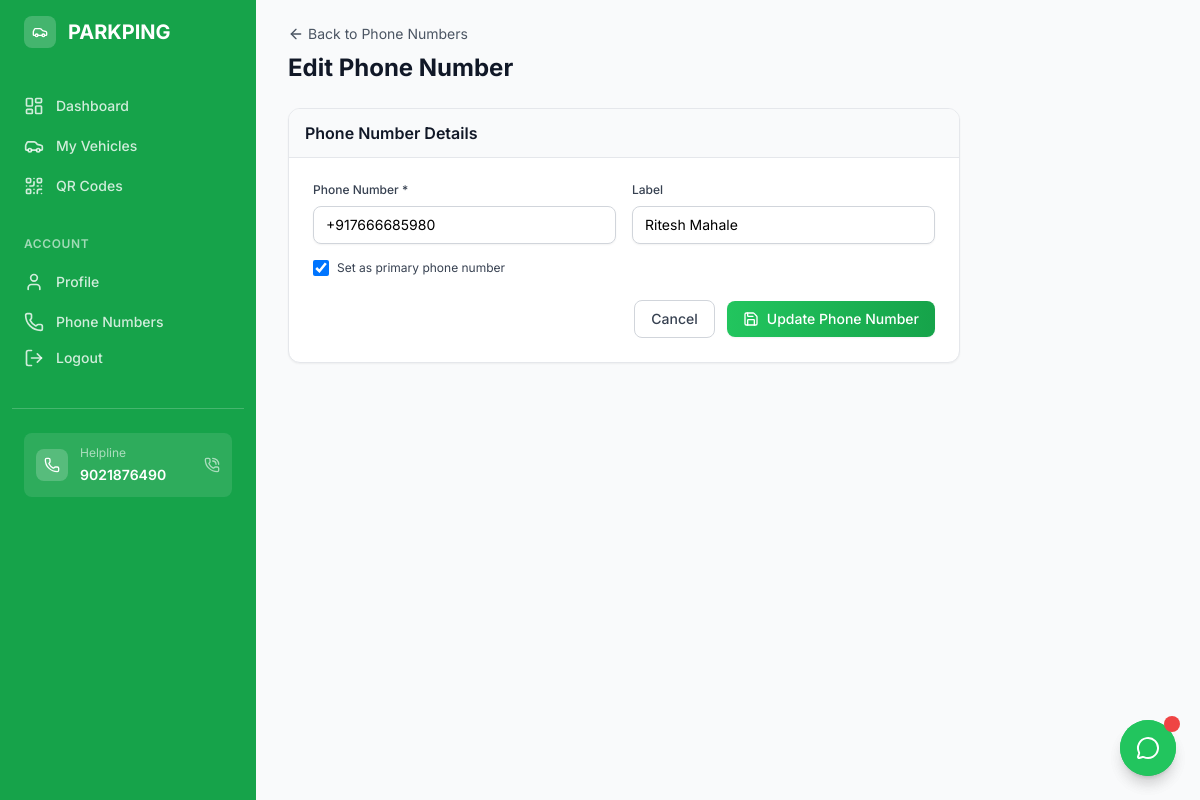
The page /accounts/phone-numbers/2/edit/ (signed in) on the database its author committed.
### accounts/models.py (models this page shows, shortened)
class UserPhoneNumber(models.Model):
    user = models.ForeignKey(
        CustomUser,
        on_delete=models.CASCADE,
        related_name='phone_numbers'
    )
    phone_number = models.CharField(
        max_length=17,
        validators=[CustomUser.phone_regex]
    )
    is_primary = models.BooleanField(default=False)
    is_verified = models.BooleanField(default=False)
    label = models.CharField(max_length=50, blank=True, help_text="e.g., Work, Home, Mobile")
    created_at = models.DateTimeField(auto_now_add=True)
    class Meta:
        unique_together = ['user', 'phone_number']
        ordering = ['-is_primary', '-created_at']

### accounts/views.py (the view)
# urls.py: path('phone-numbers/<int:pk>/edit/', views.edit_phone_number, name='edit_phone_number'),
@login_required
def edit_phone_number(request, pk):
    phone_number = get_object_or_404(UserPhoneNumber, pk=pk, user=request.user)
    if request.method == 'POST':
        form = UserPhoneNumberForm(request.POST, instance=phone_number, user=request.user)
        if form.is_valid():
            form.save()
            messages.success(request, 'Phone number updated successfully!')
            return redirect('accounts:phone_numbers')
    else:
        form = UserPhoneNumberForm(instance=phone_number, user=request.user)
    context = {
        'form': form,
        'phone_number': phone_number,
    }
    return render(request, 'accounts/edit_phone_number.html', context)

### accounts/forms.py (shortened to what this page needs)
class UserPhoneNumberForm(forms.ModelForm):
    class Meta:
        model = UserPhoneNumber
        fields = ['phone_number', 'label', 'is_primary']
        widgets = {
            'phone_number': forms.TextInput(attrs={'placeholder': '+1234567890'}),
            'label': forms.TextInput(attrs={'placeholder': 'e.g., Work, Home, Mobile'}),
        }
    def __init__(self, *args, **kwargs):
        self.user = kwargs.pop('user', None)
        super().__init__(*args, **kwargs)
        if self.user:
            existing_numbers = UserPhoneNumber.objects.filter(user=self.user)
            if existing_numbers.count() <= 1:
                self.fields['is_primary'].widget.attrs['disabled'] = True
                self.fields['is_primary'].help_text = "Cannot remove primary status from the only phone number"

### templates/accounts/edit_phone_number.html (shortened to what this page needs)
{% extends 'base.html' %}
{% load static %}
{% block content %}
  <div class="mb-6">
    <div class="flex items-center space-x-3">
      <a href="{% url 'accounts:phone_numbers' %}" class="inline-flex items-center text-sm text-gray-600 hover:text-gray-900 transition-colors">
        <i data-lucide="arrow-left" class="w-4 h-4 mr-1"></i>
        Back to Phone Numbers
      </a>
    </div>
    <div class="mt-2">
      <h1 class="text-2xl font-bold text-gray-900">Edit Phone Number</h1>
    </div>
  </div>
  <div class="max-w-2xl">
    <div class="bg-white shadow-sm rounded-xl border border-gray-200 overflow-hidden">
      <div class="px-4 py-3 border-b border-gray-200 bg-gray-50">
        <h3 class="text-base font-semibold text-gray-900">Phone Number Details</h3>
      </div>
      <div class="p-6">
        <form method="post">
          <div class="grid grid-cols-1 gap-4 sm:grid-cols-2 mb-4">
            <div>
              <label for="phone_number" class="block text-xs font-medium text-gray-700 mb-2">Phone Number *</label>
              <input type="tel" name="phone_number" id="phone_number" value="{{ phone_number.phone_number }}" required
                class="w-full px-3 py-2 border border-gray-300 rounded-lg shadow-sm focus:outline-none focus:ring-green-500 focus:border-green-500 text-sm"
                placeholder="+1234567890">
            </div>
            <div>
              <label for="label" class="block text-xs font-medium text-gray-700 mb-2">Label</label>
              <input type="text" name="label" id="label" value="{{ phone_number.label }}"
                class="w-full px-3 py-2 border border-gray-300 rounded-lg shadow-sm focus:outline-none focus:ring-green-500 focus:border-green-500 text-sm"
                placeholder="e.g., Work, Home, Mobile">
            </div>
          </div>
          <div class="flex items-center mb-6">
            <input type="checkbox" name="is_primary" id="is_primary" {% if phone_number.is_primary %}checked{% endif %}
              class="h-4 w-4 text-green-600 focus:ring-green-500 border-gray-300 rounded">
            <label for="is_primary" class="ml-2 text-xs text-gray-700">Set as primary phone number</label>
          </div>
          <div class="flex items-center justify-end space-x-3">
            <a href="{% url 'accounts:phone_numbers' %}" class="px-4 py-2 text-sm font-medium text-gray-700 bg-white border border-gray-300 rounded-lg hover:bg-gray-50 focus:outline-none focus:ring-2 focus:ring-offset-2 focus:ring-green-500 transition-colors">
              Cancel
            </a>
            <button type="submit" class="inline-flex items-center px-4 py-2 bg-gradient-to-r from-green-500 to-green-600 text-white text-sm font-medium rounded-lg hover:from-green-600 hover:to-green-700 shadow-sm hover:shadow-md transition-all duration-300">
              <i data-lucide="save" class="w-4 h-4 mr-2"></i>
              Update Phone Number
            </button>
          </div>
        </form>
      </div>
    </div>
  </div>
{% endblock %}

### templates/base.html (style rules this page uses)
body { font-family: 'Inter', sans-serif; }

### rows shown on the page
UserPhoneNumber: phone_number "+917666685980", label "Ritesh Mahale", is_primary "☑"
